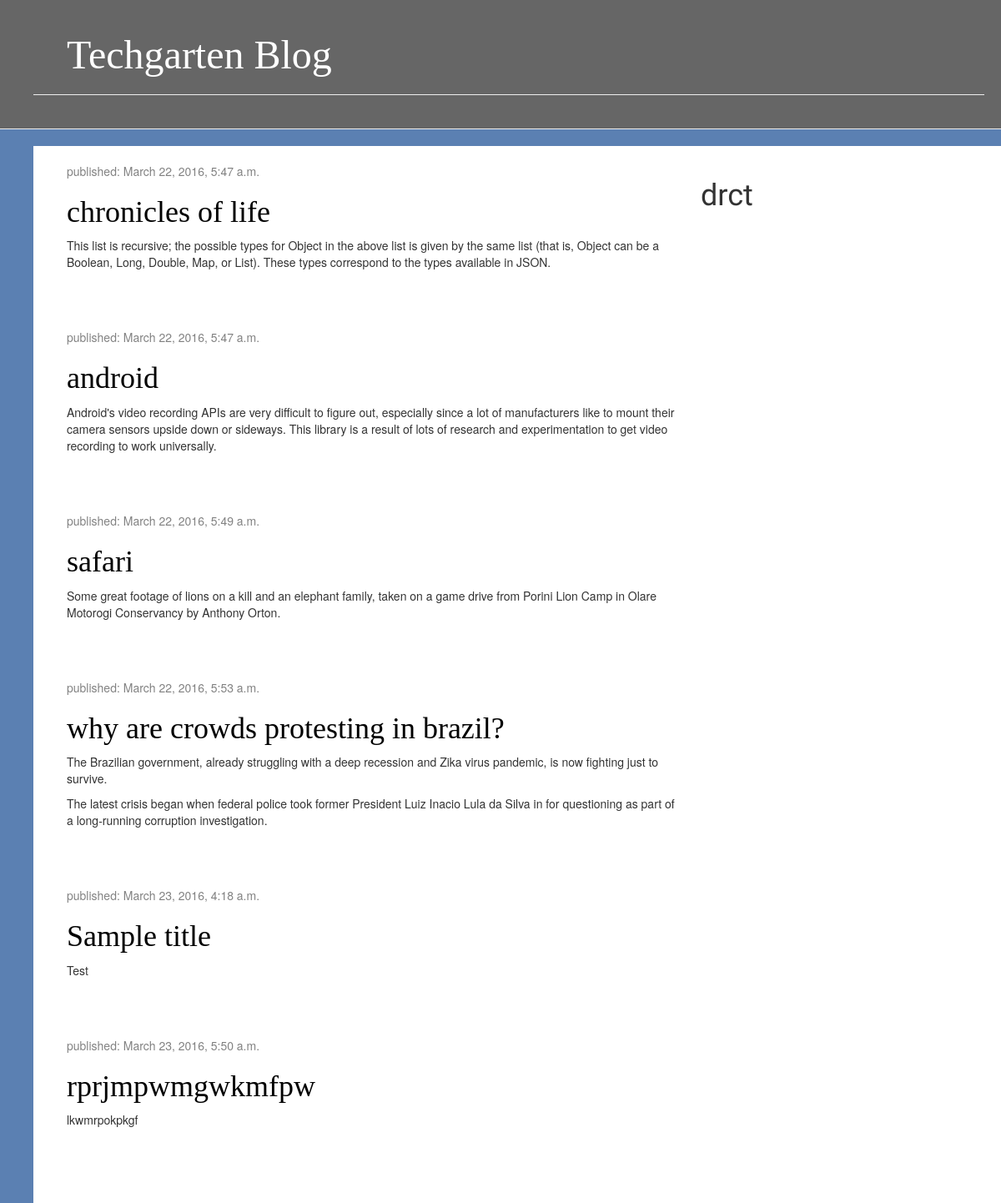
Before: / with the older database file.
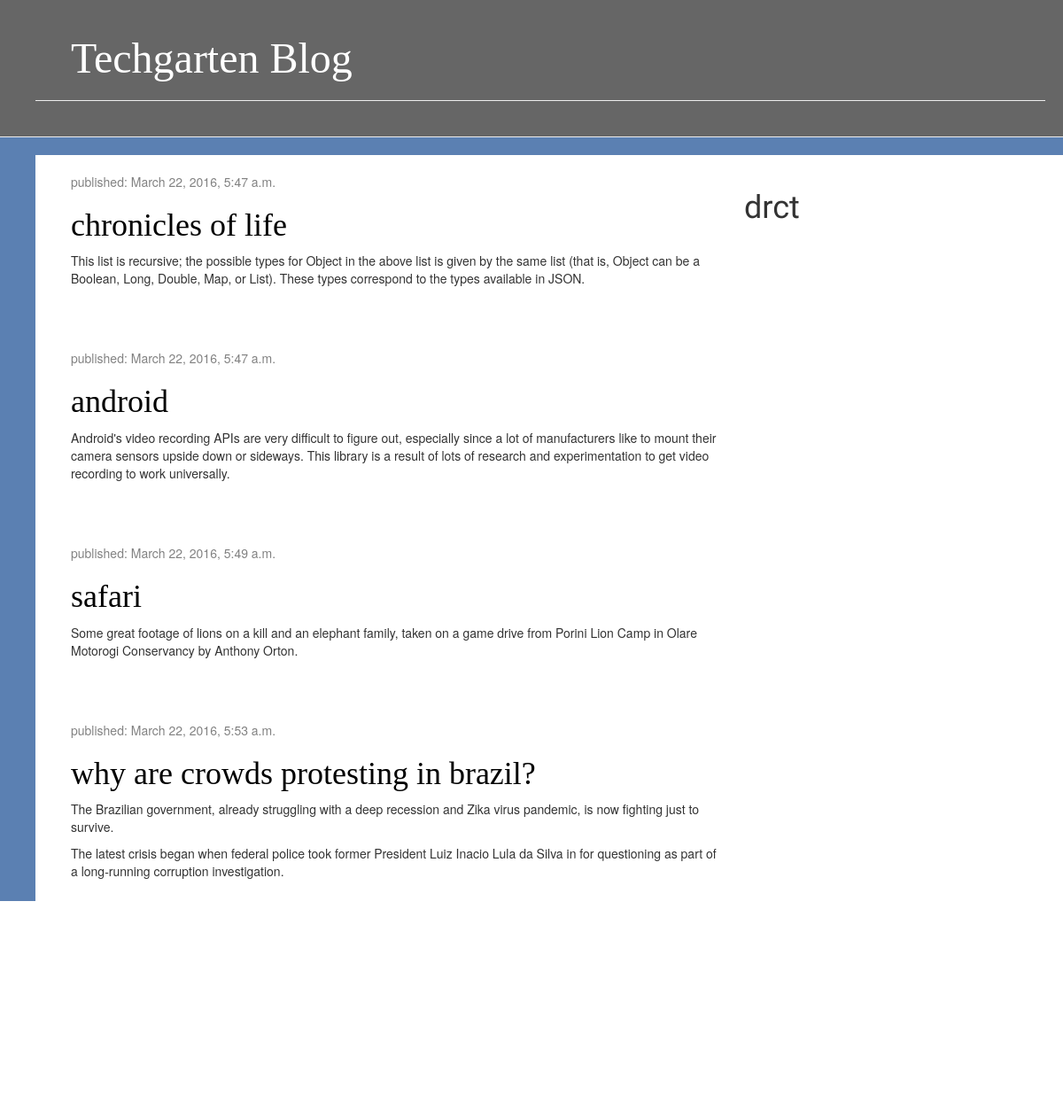
After: the same page with the newer database file.
### blog/models.py (models this page shows, shortened)
class Post(models.Model):
    author = models.ForeignKey('auth.User')
    title = models.CharField(max_length=200)
    text = models.TextField()
    created_date = models.DateTimeField(
            default=timezone.now)
    published_date = models.DateTimeField(
            blank=True, null=True)

### blog/views.py (the view)
# urls.py: url(r'^$', views.post_list, name='post_list'),
def post_list(request):
    posts = Post.objects.filter(published_date__lte=timezone.now()).order_by('published_date')
    return render(request, 'blog/post_list.html', {'posts': posts})

### blog/templates/blog/post_list.html
       {% extends 'blog/base.html' %}
        {% block content %}
            {% for post in posts %}
                <div class="post">
                    <div class="date">
                        <p>published: {{ post.published_date }}</p>
                    </div>
                    <h1><a href="{% url 'post_detail' pk=post.pk %}">{{ post.title }}</a></h1>
                    <p>{{ post.text|linebreaks }}</p>
                </div>
            {% endfor %}
        {% endblock %}

Changed rows visible on the page:
no longer on this page (row unchanged): Post: published_date "March 23, 2016, 4:18 a.m.", title "Sample title", text "Test"
removed Post: published_date "March 23, 2016, 5:50 a.m.", title "rprjmpwmgwkmfpw", text "lkwmrpokpkgf"
